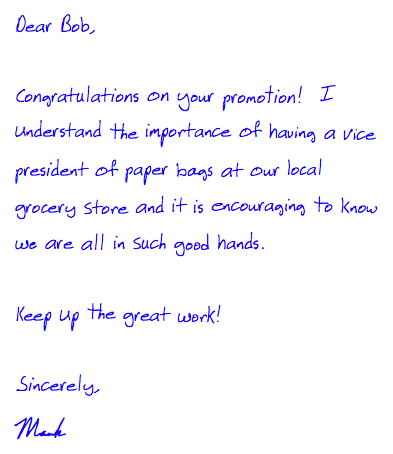
%> input picture image_processing/test_imgs/handwritten_page_test.png, 393 x 454 px; its folder holds only this picture in this run
$ octave test_seg.m   (GNU Octave 9; MATLAB toolbox functions it lacks are replaced by stand-ins)
%> lines starting %> are read from the running program, lines starting %| are printed output that depends on the picture; in (x1, y1, x2, y2) boxes, pixels count from 0 and x2, y2 are one past the last pixel; in counts of white or black regions, pixels touching at a corner belong together; the program's own positions count from 1
### image_processing/CursiveSeg/cursive_seg.m
function [output] = cursive_seg(dirName, maxImgs)
%> called with dirName = 'test_imgs', maxImgs = 10

if nargin < 2
    maxImgs = Inf;
end

imgsInfo = dir(dirName);
imgsInfo = imgsInfo(3:end);

numImgs = min(numel(imgsInfo), maxImgs);
% Store segmentation columns
segResults = cell(numImgs, 1);

for i_info = 1:numImgs
    imgInfo = imgsInfo(i_info);
    imgPath = [imgInfo.folder, '\', imgInfo.name];
    img = imread(imgPath);
%> img is the input picture: size 454x393x3 uint8; mean R, G, B 246.9, 246.2, 254.9

    figure;
    subplot(2,2,1), imshow(img);

    % Perform preprocessing on image.
    preppedImg = PreprocessImage(img);
%> in PreprocessImage, `grayImg = rgb2gray(img);`:
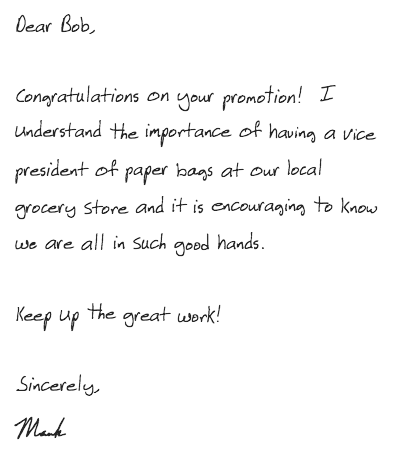
%> grayImg: size 454x393 uint8; min 37, max 255, mean 247.4
%> in PreprocessImage, `binImg = imcomplement(imbinarize(grayImg));`:
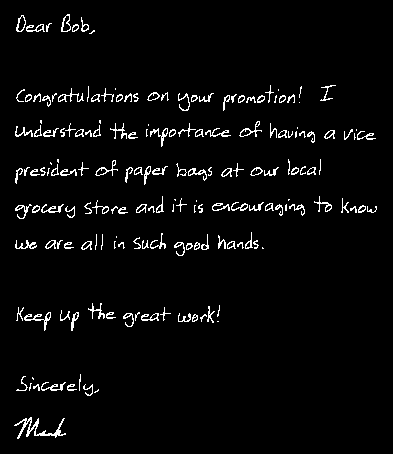
%> binImg: size 454x393 logical; 3.6% white in thin lines or dots, all inside (x1, y1, x2, y2) = (14, 14, 377, 439)
%> in PreprocessImage, `shrunkImg = bwmorph(binImg, 'skel', inf);`:
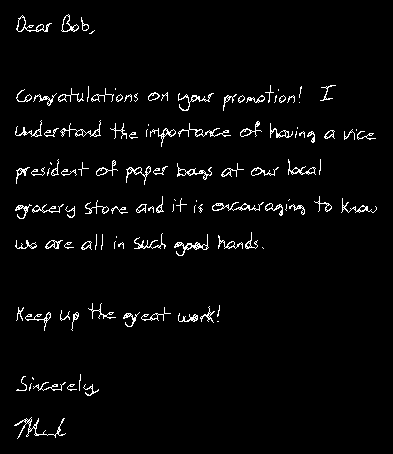
%> shrunkImg: size 454x393 logical; 3.1% white in thin lines or dots, all inside (x1, y1, x2, y2) = (14, 14, 377, 439)


    subplot(2,2,2), imshow(preppedImg);

    % Count FG pixels in each column.
    fgCount = sum(preppedImg, 1);
%> fgCount = 393 values, max 45 at index 26, min 0 at index 1, mean 13.89

    % Note the columns that have 0 or 1 FG pixels
    psc = fgCount <= 1;
%> psc = 393 logical values, 40 true

    pscImg = double(preppedImg);
    pscImg(end, end, 3) = 0;
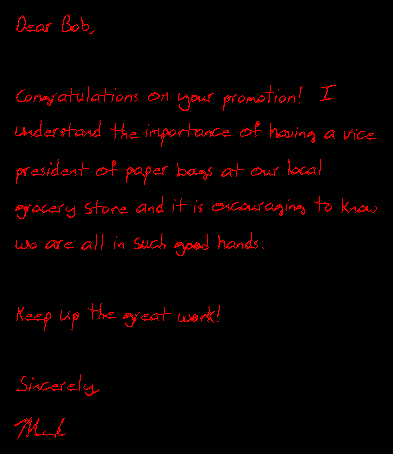
%> pscImg: size 454x393x3 double; mean R, G, B 0.0306, 0, 0
    pscImg(:, psc, 2) = 255;
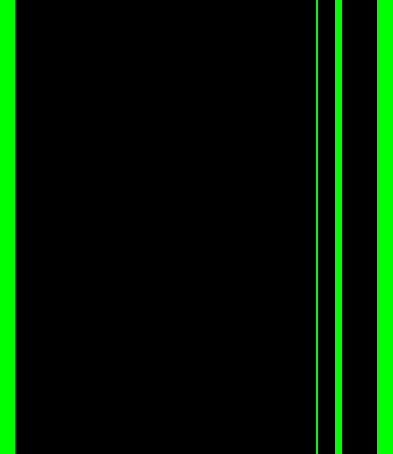
%> pscImg: size 454x393x3 double; 10.18% of pixels changed, all inside (x1, y1, x2, y2) = (0, 0, 393, 454)
    subplot(2,2,3), imshow(pscImg);
%> after `imshow(pscImg)`:
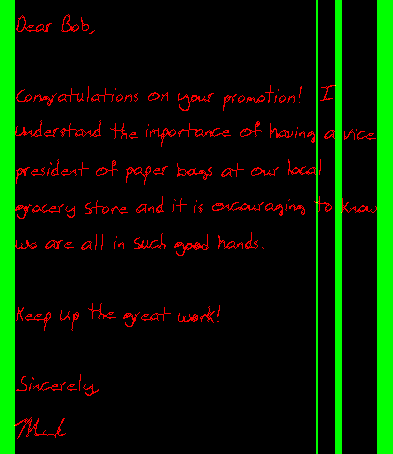
%> displayed picture: size 454x393x3, on the screen's scale of 0 to 255; mean R, G, B 7.8, 26, 0

    % Merge psc columns based on a threshold. (manually tuned for now)
    mergeThresh = 3;
    pscMerged = MergePSCs(fgCount, mergeThresh);
%> the loop in MergePSCs, `for i = 1:numel(fgHist)` made 393 passes
%> currCount on passes 1 to 12: 0, 0, 0, 0, 0, 0, 0, 0, 0, 0, 0, 0
%> after the loop in MergePSCs, `for i = 1:numel(fgHist)`: clusterSize = 16; currentCluster = 100 values, max 393 at index 16, min 0 at index 17, mean 61.68; distFromLast = 1; numMerged = 2; pscMerged = 100 values, max 339 at index 2, min 0 at index 3, mean 3.47
%> in MergePSCs, `numMerged = numMerged + 1;`: numMerged = 3
%> pscMerged = [8; 339; 386]

    % TODO: Display average merged PSCs.
    pscMergedImg = double(preppedImg);
    pscMergedImg(end, end, 3) = 0;
    pscMergedImg(:, pscMerged, 2) = 255;
%> pscMergedImg: size 454x393x3 double; 0.76% of pixels changed, all inside (x1, y1, x2, y2) = (7, 0, 386, 454)
    subplot(2,2,4), imshow(pscMergedImg);
%> after `imshow(pscMergedImg)`:
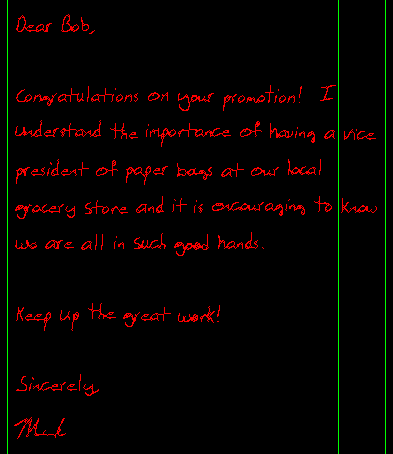
%> displayed picture: size 454x393x3, on the screen's scale of 0 to 255; mean R, G, B 7.8, 1.9, 0


end

output = 'placeholder';

end

function [outImg] = PreprocessImage(img)

    if size(img,3) == 3
        grayImg = rgb2gray(img);
    else
        grayImg = img;
    end

    %% Binarize
    binImg = imcomplement(imbinarize(grayImg));

    %% Thinning
    %se = strel('line',11,90);
    %shrunk_img = imerode(bin_img, se);
    shrunkImg = bwmorph(binImg, 'skel', inf);

    %% Noise removal
    % TODO
    outImg = shrunkImg;
end

function [pscMerged] = MergePSCs(fgHist, mergeThresh)
% Note, merge thresh currently doubles as max distance to merge pscs and
% min distance a cluster of pscs must span to be considered as 1.

if nargin < 2
    mergeThresh = 5;
end

% Initialize to a large size. Will trim at the end
pscMerged = zeros(100, 1);
numMerged = 0;

currentCluster = zeros(100, 1);
clusterSize = 0;

distFromLast = 0;
% Sweep from left to right.
for i = 1:numel(fgHist)
    currCount = fgHist(i);
    if currCount <= 1
        % Begin new or continue current cluster.
        if distFromLast > mergeThresh
            % Terminate current cluster. Create a new one.
            % If current cluster is smaller than threshold, don't keep it.
            if clusterSize > mergeThresh
                numMerged = numMerged + 1;
                pscMerged(numMerged) = round(mean(currentCluster(1:clusterSize)));
            end
            currentCluster = zeros(100, 1);
            clusterSize = 0;
        end
        % Add to current cluster.
        clusterSize = clusterSize + 1;
        currentCluster(clusterSize) = i;
        distFromLast = 0;
    end

    distFromLast = distFromLast + 1;
end

% Wrap up any loose ends.
numMerged = numMerged + 1;
pscMerged(numMerged) = round(mean(currentCluster(1:clusterSize)));

% Trim data structure.
pscMerged(numMerged + 1:end) = [];

end

### image_processing/CursiveSeg/test_seg.m
% This script will read in sample cursive text images and attempt to
% segment the characters (by vertical lines). Algorithm heavily inspired by
% "A New Character Segmentation Approach for Off-Line Cursive Handwritten
% Words"

%% PARAMS

% Directory of cursive word images
sample_dir_name = ...
    'test_imgs';

% Limits number of results
max_imgs = 10;


%% CHARACTER SEGMENTATION
output = cursive_seg(sample_dir_name, max_imgs);


%% CHARACTER RECOGNITION

$ run again, on image_processing/test_imgs/test_1.png
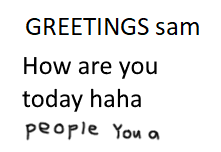
%> input picture image_processing/test_imgs/test_1.png, 221 x 152 px
%> in cursive_seg, img is the input picture: size 152x221x3 uint8; mean R, G, B 235.1, 235.1, 235.1
%> in PreprocessImage, `binImg = imcomplement(imbinarize(grayImg));`:
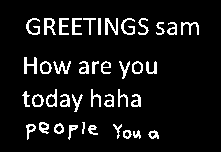
%> binImg: size 152x221 logical; 8.6% white in thin lines or dots, all inside (x1, y1, x2, y2) = (22, 18, 199, 140)
%> fgCount = 221 values, max 29 at index 26, min 0 at index 1, mean 7.4
%> psc = 221 logical values, 61 true
%> the loop in MergePSCs, `for i = 1:numel(fgHist)` made 221 passes
%> currCount on passes 1 to 8: 0, 0, 0, 0, 0, 0, 0, 0
%> after the loop in MergePSCs, `for i = 1:numel(fgHist)`: clusterSize = 22; currentCluster = 100 values, max 221 at index 22, min 0 at index 23, mean 46.31; distFromLast = 1; numMerged = 3; pscMerged = 100 values, max 186 at index 3, min 0 at index 4, mean 3.66
%> in MergePSCs, `numMerged = numMerged + 1;`: numMerged = 4
%> in cursive_seg, `pscMerged = MergePSCs(fgCount, mergeThresh);`: pscMerged = [13; 167; 186; 211]
%> pscMergedImg: size 152x221x3 double; mean R, G, B 0, 4.6, 0
%> in cursive_seg, `imshow(pscMergedImg)`:
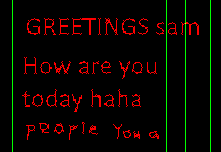
%> displayed picture: size 152x221x3, on the screen's scale of 0 to 255; mean R, G, B 12.4, 4.6, 0
